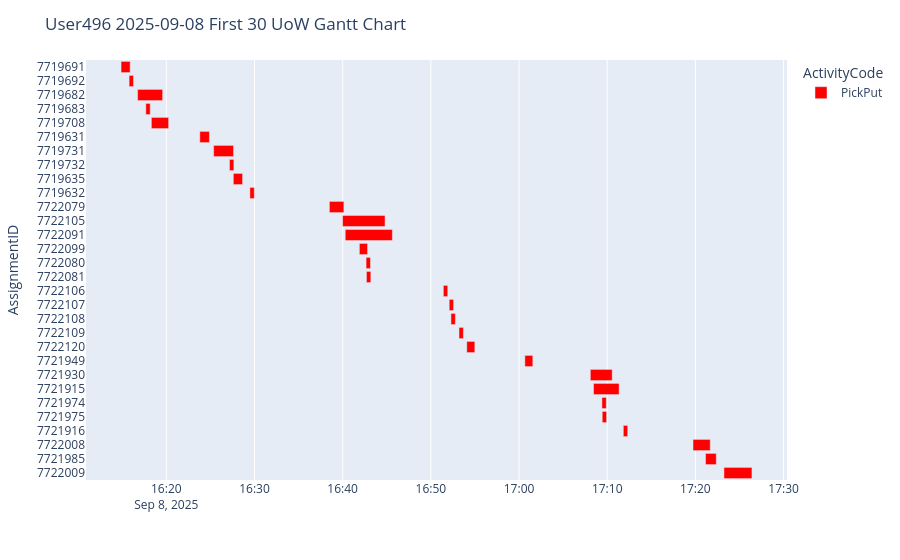

Here is the notebook cell this chart was saved with:
### Code cell
plot_gantt(496, "2025-09-08", 30)
